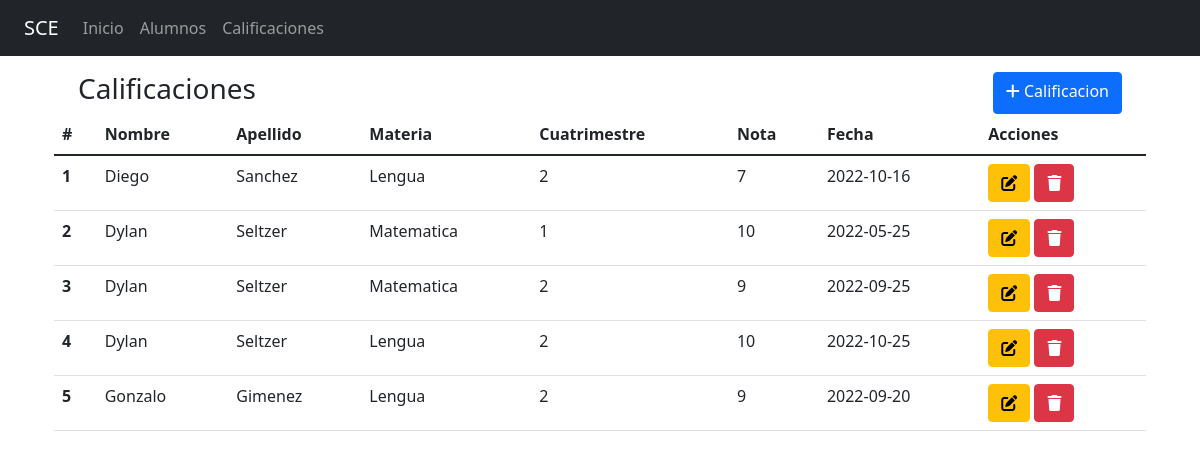
The app's page /sistemaescuela/includes/tablaCalificaciones.php with its own data.
### tables this page shows
create table Calificacion(
    id int not null auto_increment,
    id_alumno int not null,
    materia varchar(25),
    cuatrimestre int,
    nota int not null,
    fecha date not null,
    primary key (id),
    foreign key (id_alumno) REFERENCES Alumno(id)
);

create table Alumno(
    id int not null auto_increment,
    nombre varchar(25),
    apellido varchar(25),
    dni int not null,
    año int,
    primary key (id,dni)
);

### sistemaEscuela/db.php (called while the page is built, shortened)
<?php
 $hostnameDB = "localhost";
 $userDB = "root";
 $passDB = "";
 $nameDB = "sistemae";
 $conn = mysqli_connect($hostnameDB, $userDB, $passDB, $nameDB);
function getAllCalificacionesWithAlumnos(){
    global $conn;
    $query = "SELECT * FROM calificacion as c  INNER JOIN alumno as a ON a.id = c.id_alumno order by a.nombre, a.apellido , c.fecha asc;";
    $result = mysqli_query($conn,$query);
    return $result;
}
?>

### sistemaEscuela/includes/tablaCalificaciones.php (the view)
<?php include("../db.php")?>
<?php include("header.php")?>
<div class="container p-4 ">
    <div class="container-sm d-flex justify-content-between">
        <h3>Calificaciones</h3>
        <a href="formCalificacion.php" type="button" id="masAlumnos" class="btn btn-primary"><i class="fa-solid fa-plus"></i> Calificacion</a>
    </div>
    <table class="table table-hover">
        <thead>
            <tr>
            <th scope="col">#</th>
            <th scope="col">Nombre</th>
            <th scope="col">Apellido</th>
            <th scope="col">Materia</th>
            <th scope="col">Cuatrimestre</th>
            <th scope="col">Nota</th>
            <th scope="col">Fecha</th>
            <th scope="col">Acciones</th>
            </tr>
        </thead>
        <tbody>
            <?php
            $datos = getAllCalificacionesWithAlumnos();
            $cont = 0;
            while($row = mysqli_fetch_array($datos)){
                ?>
                    <tr>
                        <th scope="row"><?php echo ++$cont?></th>
                        <td><?php echo $row['nombre']?></td>
                        <td><?php echo $row['apellido']?></td>
                        <td><?php echo $row['materia']?></td>
                        <td><?php echo $row['cuatrimestre']?></td>
                        <td><?php echo $row['nota']?></td>
                        <td><?php echo $row['fecha']?></td>
                        <td>
                        <a type="button" href="CRUD/editCalificacion.php?id=<?php echo $row[0]?>" class="btn btn-warning" name="edit" ><i class="fa-solid fa-pen-to-square"></i></a>
                        <a type="button" href="CRUD/deleteCalificacion.php?id=<?php echo $row[0]?>" class="btn btn-danger" name="delete"><i class="fa-solid fa-trash"></i></a>
                        </td>
                    </tr>
                <?php
            }
            ?>
        </tbody>
    </table>
</div>

### sistemaEscuela/includes/header.php (shortened to what this page needs)
<!DOCTYPE html>
<html lang="en">
<head>
    <link href="https://cdn.jsdelivr.net/npm/bootstrap@5.2.2/dist/css/bootstrap.min.css" rel="stylesheet"></head>
    <link href="https://cdn.jsdelivr.net/npm/bootstrap@5.1.3/dist/css/bootstrap.min.css" rel="stylesheet">
    <link rel="stylesheet" href="/sistemaescuela/styles.css">
    <body>
<nav class="navbar navbar-expand-lg navbar-dark bg-dark fixed-top ">
  <div class="container-fluid">
    <a class="navbar-brand" href="#">SCE</a>
    <div class="collapse navbar-collapse" id="navbarNavAltMarkup">
      <div class="navbar-nav">
        <a class="nav-link" href="/sistemaescuela/index.php">Inicio</a>
        <a class="nav-link" href="/sistemaescuela/includes/tablaAlumnos.php">Alumnos</a>
        <a class="nav-link" href="/sistemaescuela/includes/tablaCalificaciones.php">Calificaciones</a>
      </div>
    </div>
  </div>
</nav>
<br><br>

### records on screen
calificacion: alumno.nombre "Diego", alumno.apellido "Sanchez", materia "Lengua", cuatrimestre "2", nota "7", fecha "2022-10-16"
calificacion: alumno.nombre "Dylan", alumno.apellido "Seltzer", materia "Matematica", cuatrimestre "1", nota "10", fecha "2022-05-25"
calificacion: alumno.nombre "Dylan", alumno.apellido "Seltzer", materia "Matematica", cuatrimestre "2", nota "9", fecha "2022-09-25"
calificacion: alumno.nombre "Dylan", alumno.apellido "Seltzer", materia "Lengua", cuatrimestre "2", nota "10", fecha "2022-10-25"
calificacion: alumno.nombre "Gonzalo", alumno.apellido "Gimenez", materia "Lengua", cuatrimestre "2", nota "9", fecha "2022-09-20"
